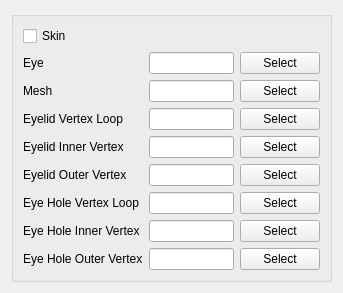
<?xml version="1.0" encoding="UTF-8"?>
<ui version="4.0">
 <class>Form</class>
 <widget class="QWidget" name="Form">
  <property name="geometry">
   <rect>
    <x>0</x>
    <y>0</y>
    <width>343</width>
    <height>292</height>
   </rect>
  </property>
  <property name="windowTitle">
   <string>Form</string>
  </property>
  <layout class="QVBoxLayout" name="verticalLayout">
   <item>
    <widget class="QGroupBox" name="groupBox_2">
     <property name="title">
      <string/>
     </property>
     <layout class="QGridLayout" name="gridLayout">
      <item row="7" column="2">
       <widget class="QPushButton" name="eye_hole_inner_vertex_pushButton">
        <property name="text">
         <string>Select</string>
        </property>
       </widget>
      </item>
      <item row="3" column="0">
       <widget class="QLabel" name="label_2">
        <property name="text">
         <string>Eyelid Vertex Loop</string>
        </property>
       </widget>
      </item>
      <item row="5" column="2">
       <widget class="QPushButton" name="eyelid_outer_vertex_pushButton">
        <property name="text">
         <string>Select</string>
        </property>
       </widget>
      </item>
      <item row="5" column="0">
       <widget class="QLabel" name="label_4">
        <property name="text">
         <string>Eyelid Outer Vertex</string>
        </property>
       </widget>
      </item>
      <item row="6" column="1">
       <widget class="QLineEdit" name="eye_hole_vertex_loop_lineEdit"/>
      </item>
      <item row="8" column="1">
       <widget class="QLineEdit" name="eye_hole_outer_vertex_lineEdit">
        <property name="text">
         <string/>
        </property>
       </widget>
      </item>
      <item row="3" column="2">
       <widget class="QPushButton" name="eyelid_vertex_loop_pushButton">
        <property name="text">
         <string>Select</string>
        </property>
       </widget>
      </item>
      <item row="8" column="2">
       <widget class="QPushButton" name="eye_hole_outer_vertex_pushButton">
        <property name="text">
         <string>Select</string>
        </property>
       </widget>
      </item>
      <item row="2" column="1">
       <widget class="QLineEdit" name="mesh_lineEdit"/>
      </item>
      <item row="1" column="1">
       <widget class="QLineEdit" name="eye_lineEdit"/>
      </item>
      <item row="5" column="1">
       <widget class="QLineEdit" name="eyelid_outer_vertex_lineEdit"/>
      </item>
      <item row="2" column="0">
       <widget class="QLabel" name="label">
        <property name="text">
         <string>Mesh</string>
        </property>
       </widget>
      </item>
      <item row="4" column="1">
       <widget class="QLineEdit" name="eyelid_inner_vertex_lineEdit"/>
      </item>
      <item row="7" column="1">
       <widget class="QLineEdit" name="eye_hole_inner_vertex_lineEdit">
        <property name="text">
         <string/>
        </property>
       </widget>
      </item>
      <item row="4" column="2">
       <widget class="QPushButton" name="eyelid_inner_vertex_pushButton">
        <property name="text">
         <string>Select</string>
        </property>
       </widget>
      </item>
      <item row="0" column="0">
       <widget class="QCheckBox" name="skin_checkBox">
        <property name="text">
         <string>Skin</string>
        </property>
       </widget>
      </item>
      <item row="2" column="2">
       <widget class="QPushButton" name="mesh_pushButton">
        <property name="text">
         <string>Select</string>
        </property>
       </widget>
      </item>
      <item row="6" column="0">
       <widget class="QLabel" name="label_5">
        <property name="text">
         <string>Eye Hole Vertex Loop</string>
        </property>
       </widget>
      </item>
      <item row="7" column="0">
       <widget class="QLabel" name="label_6">
        <property name="text">
         <string>Eye Hole Inner Vertex</string>
        </property>
       </widget>
      </item>
      <item row="8" column="0">
       <widget class="QLabel" name="label_7">
        <property name="text">
         <string>Eye Hole Outer Vertex</string>
        </property>
       </widget>
      </item>
      <item row="1" column="2">
       <widget class="QPushButton" name="eye_pushButton">
        <property name="text">
         <string>Select</string>
        </property>
       </widget>
      </item>
      <item row="3" column="1">
       <widget class="QLineEdit" name="eyelid_vertex_loop_lineEdit"/>
      </item>
      <item row="4" column="0">
       <widget class="QLabel" name="label_3">
        <property name="text">
         <string>Eyelid Inner Vertex</string>
        </property>
       </widget>
      </item>
      <item row="9" column="1">
       <spacer name="verticalSpacer">
        <property name="orientation">
         <enum>Qt::Vertical</enum>
        </property>
        <property name="sizeHint" stdset="0">
         <size>
          <width>20</width>
          <height>40</height>
         </size>
        </property>
       </spacer>
      </item>
      <item row="6" column="2">
       <widget class="QPushButton" name="eye_hole_vertex_loop_pushButton">
        <property name="text">
         <string>Select</string>
        </property>
       </widget>
      </item>
      <item row="1" column="0">
       <widget class="QLabel" name="label_8">
        <property name="text">
         <string>Eye</string>
        </property>
       </widget>
      </item>
     </layout>
    </widget>
   </item>
  </layout>
 </widget>
 <resources/>
 <connections/>
</ui>
